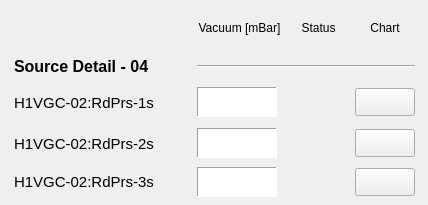
   <widget class="QWidget" name="scrollAreaWidgetContents_24">
    <property name="geometry">
     <rect>
      <x>0</x>
      <y>0</y>
      <width>428</width>
      <height>205</height>
     </rect>
    </property>
    <widget class="QWidget" name="layoutWidget_8">
     <property name="geometry">
      <rect>
       <x>9</x>
       <y>7</y>
       <width>411</width>
       <height>190</height>
      </rect>
     </property>
     <layout class="QGridLayout" name="gridLayout_8">
      <item row="0" column="1">
       <widget class="PyDMLabel" name="PyDMLabel_215">
        <property name="minimumSize">
         <size>
          <width>85</width>
          <height>30</height>
         </size>
        </property>
        <property name="maximumSize">
         <size>
          <width>150</width>
          <height>16777215</height>
         </size>
        </property>
        <property name="toolTip">
         <string/>
        </property>
        <property name="text">
         <string>Vacuum [mBar]</string>
        </property>
        <property name="alignment">
         <set>Qt::AlignCenter</set>
        </property>
       </widget>
      </item>
      <item row="0" column="2">
       <widget class="PyDMLabel" name="PyDMLabel_260">
        <property name="minimumSize">
         <size>
          <width>50</width>
          <height>30</height>
         </size>
        </property>
        <property name="toolTip">
         <string/>
        </property>
        <property name="text">
         <string>Status</string>
        </property>
        <property name="alignment">
         <set>Qt::AlignCenter</set>
        </property>
       </widget>
      </item>
      <item row="0" column="3">
       <widget class="PyDMLabel" name="PyDMLabel_261">
        <property name="minimumSize">
         <size>
          <width>60</width>
          <height>30</height>
         </size>
        </property>
        <property name="toolTip">
         <string/>
        </property>
        <property name="text">
         <string>Chart</string>
        </property>
        <property name="alignment">
         <set>Qt::AlignCenter</set>
        </property>
       </widget>
      </item>
      <item row="1" column="0">
       <widget class="PyDMLabel" name="PyDMLabel_262">
        <property name="minimumSize">
         <size>
          <width>172</width>
          <height>25</height>
         </size>
        </property>
        <property name="maximumSize">
         <size>
          <width>160</width>
          <height>16777215</height>
         </size>
        </property>
        <property name="font">
         <font>
          <pointsize>12</pointsize>
          <weight>75</weight>
          <bold>true</bold>
         </font>
        </property>
        <property name="toolTip">
         <string/>
        </property>
        <property name="text">
         <string>Source Detail - 04</string>
        </property>
       </widget>
      </item>
      <item row="1" column="1" colspan="3">
       <widget class="Line" name="line_23">
        <property name="sizeIncrement">
         <size>
          <width>0</width>
          <height>0</height>
         </size>
        </property>
        <property name="baseSize">
         <size>
          <width>0</width>
          <height>0</height>
         </size>
        </property>
        <property name="autoFillBackground">
         <bool>false</bool>
        </property>
        <property name="frameShadow">
         <enum>QFrame::Sunken</enum>
        </property>
        <property name="lineWidth">
         <number>1</number>
        </property>
        <property name="midLineWidth">
         <number>0</number>
        </property>
        <property name="orientation">
         <enum>Qt::Horizontal</enum>
        </property>
       </widget>
      </item>
      <item row="2" column="0">
       <widget class="PyDMLabel" name="PyDMLabel_167">
        <property name="minimumSize">
         <size>
          <width>172</width>
          <height>35</height>
         </size>
        </property>
        <property name="font">
         <font>
          <pointsize>11</pointsize>
         </font>
        </property>
        <property name="toolTip">
         <string/>
        </property>
        <property name="text">
         <string>H1VGC-02:RdPrs-1s</string>
        </property>
       </widget>
      </item>
      <item row="2" column="1">
       <widget class="PyDMLabel" name="PyDMLabel_263">
        <property name="enabled">
         <bool>true</bool>
        </property>
        <property name="minimumSize">
         <size>
          <width>80</width>
          <height>30</height>
         </size>
        </property>
        <property name="maximumSize">
         <size>
          <width>80</width>
          <height>30</height>
         </size>
        </property>
        <property name="toolTip">
         <string/>
        </property>
        <property name="accessibleDescription">
         <string/>
        </property>
        <property name="layoutDirection">
         <enum>Qt::LeftToRight</enum>
        </property>
        <property name="autoFillBackground">
         <bool>false</bool>
        </property>
        <property name="styleSheet">
         <string notr="true">background-color: qlineargradient(spread:pad, x1:0, y1:0, x2:1, y2:1, stop:0 rgba(255, 255, 255, 255), stop:1 rgba(255, 255, 255, 255));</string>
        </property>
        <property name="frameShape">
         <enum>QFrame::Panel</enum>
        </property>
        <property name="frameShadow">
         <enum>QFrame::Sunken</enum>
        </property>
        <property name="lineWidth">
         <number>1</number>
        </property>
        <property name="alignment">
         <set>Qt::AlignRight|Qt::AlignTrailing|Qt::AlignVCenter</set>
        </property>
        <property name="channel" stdset="0">
         <string>LA-VA:H1VGC-04:RdPrs-1s</string>
        </property>
        <property name="displayFormat" stdset="0">
         <enum>PyDMLabel::Decimal</enum>
        </property>
       </widget>
      </item>
      <item row="2" column="2">
       <widget class="QLed" name="ledvac07">
        <property name="enabled">
         <bool>true</bool>
        </property>
        <property name="sizePolicy">
         <sizepolicy hsizetype="Maximum" vsizetype="Maximum">
          <horstretch>0</horstretch>
          <verstretch>0</verstretch>
         </sizepolicy>
        </property>
        <property name="minimumSize">
         <size>
          <width>50</width>
          <height>35</height>
         </size>
        </property>
        <property name="maximumSize">
         <size>
          <width>51</width>
          <height>35</height>
         </size>
        </property>
        <property name="toolTip">
         <string/>
        </property>
        <property name="state">
         <bool>false</bool>
        </property>
        <property name="onColor">
         <color>
          <red>0</red>
          <green>140</green>
          <blue>0</blue>
         </color>
        </property>
        <property name="shape">
         <enum>QLed::Circle</enum>
        </property>
       </widget>
      </item>
      <item row="2" column="3">
       <widget class="PyDMPushButton" name="PyDMPushButton_83">
        <property name="minimumSize">
         <size>
          <width>60</width>
          <height>28</height>
         </size>
        </property>
        <property name="maximumSize">
         <size>
          <width>60</width>
          <height>28</height>
         </size>
        </property>
        <property name="toolTip">
         <string/>
        </property>
       </widget>
      </item>
      <item row="3" column="0">
       <widget class="PyDMLabel" name="PyDMLabel_264">
        <property name="minimumSize">
         <size>
          <width>172</width>
          <height>0</height>
         </size>
        </property>
        <property name="maximumSize">
         <size>
          <width>145</width>
          <height>16777215</height>
         </size>
        </property>
        <property name="font">
         <font>
          <pointsize>11</pointsize>
         </font>
        </property>
        <property name="toolTip">
         <string/>
        </property>
        <property name="text">
         <string>H1VGC-02:RdPrs-2s</string>
        </property>
       </widget>
      </item>
      <item row="3" column="1">
       <widget class="PyDMLabel" name="PyDMLabel_158">
        <property name="enabled">
         <bool>true</bool>
        </property>
        <property name="minimumSize">
         <size>
          <width>80</width>
          <height>30</height>
         </size>
        </property>
        <property name="maximumSize">
         <size>
          <width>80</width>
          <height>30</height>
         </size>
        </property>
        <property name="toolTip">
         <string/>
        </property>
        <property name="accessibleDescription">
         <string/>
        </property>
        <property name="layoutDirection">
         <enum>Qt::LeftToRight</enum>
        </property>
        <property name="autoFillBackground">
         <bool>false</bool>
        </property>
        <property name="styleSheet">
         <string notr="true">background-color: qlineargradient(spread:pad, x1:0, y1:0, x2:1, y2:1, stop:0 rgba(255, 255, 255, 255), stop:1 rgba(255, 255, 255, 255));</string>
        </property>
        <property name="frameShape">
         <enum>QFrame::Panel</enum>
        </property>
        <property name="frameShadow">
         <enum>QFrame::Sunken</enum>
        </property>
        <property name="lineWidth">
         <number>1</number>
        </property>
        <property name="alignment">
         <set>Qt::AlignRight|Qt::AlignTrailing|Qt::AlignVCenter</set>
        </property>
        <property name="channel" stdset="0">
         <string>LA-VA:H1VGC-04:RdPrs-2s</string>
        </property>
        <property name="displayFormat" stdset="0">
         <enum>PyDMLabel::Decimal</enum>
        </property>
       </widget>
      </item>
      <item row="3" column="2">
       <widget class="QLed" name="ledvac08">
        <property name="sizePolicy">
         <sizepolicy hsizetype="Maximum" vsizetype="Maximum">
          <horstretch>0</horstretch>
          <verstretch>0</verstretch>
         </sizepolicy>
        </property>
        <property name="minimumSize">
         <size>
          <width>50</width>
          <height>35</height>
         </size>
        </property>
        <property name="maximumSize">
         <size>
          <width>51</width>
          <height>35</height>
         </size>
        </property>
        <property name="toolTip">
         <string/>
        </property>
        <property name="state">
         <bool>false</bool>
        </property>
        <property name="onColor">
         <color>
          <red>0</red>
          <green>140</green>
          <blue>0</blue>
         </color>
        </property>
        <property name="shape">
         <enum>QLed::Circle</enum>
        </property>
       </widget>
      </item>
      <item row="3" column="3">
       <widget class="PyDMPushButton" name="PyDMPushButton_84">
        <property name="minimumSize">
         <size>
          <width>60</width>
          <height>28</height>
         </size>
        </property>
        <property name="maximumSize">
         <size>
          <width>60</width>
          <height>28</height>
         </size>
        </property>
        <property name="toolTip">
         <string/>
        </property>
       </widget>
      </item>
      <item row="4" column="0">
       <widget class="PyDMLabel" name="pv02raps01_26">
        <property name="minimumSize">
         <size>
          <width>172</width>
          <height>0</height>
         </size>
        </property>
        <property name="maximumSize">
         <size>
          <width>145</width>
          <height>16777215</height>
         </size>
        </property>
        <property name="font">
         <font>
          <pointsize>11</pointsize>
         </font>
        </property>
        <property name="toolTip">
         <string/>
        </property>
        <property name="text">
         <string>H1VGC-02:RdPrs-3s</string>
        </property>
       </widget>
      </item>
      <item row="4" column="1">
       <widget class="PyDMLabel" name="PyDMLabel_265">
        <property name="enabled">
         <bool>true</bool>
        </property>
        <property name="minimumSize">
         <size>
          <width>80</width>
          <height>30</height>
         </size>
        </property>
        <property name="maximumSize">
         <size>
          <width>80</width>
          <height>30</height>
         </size>
        </property>
        <property name="toolTip">
         <string/>
        </property>
        <property name="accessibleDescription">
         <string/>
        </property>
        <property name="layoutDirection">
         <enum>Qt::LeftToRight</enum>
        </property>
        <property name="autoFillBackground">
         <bool>false</bool>
        </property>
        <property name="styleSheet">
         <string notr="true">background-color: qlineargradient(spread:pad, x1:0, y1:0, x2:1, y2:1, stop:0 rgba(255, 255, 255, 255), stop:1 rgba(255, 255, 255, 255));</string>
        </property>
        <property name="frameShape">
         <enum>QFrame::Panel</enum>
        </property>
        <property name="frameShadow">
         <enum>QFrame::Sunken</enum>
        </property>
        <property name="lineWidth">
         <number>1</number>
        </property>
        <property name="alignment">
         <set>Qt::AlignRight|Qt::AlignTrailing|Qt::AlignVCenter</set>
        </property>
        <property name="channel" stdset="0">
         <string>LA-VA:H1VGC-04:RdPrs-3s</string>
        </property>
        <property name="displayFormat" stdset="0">
         <enum>PyDMLabel::Decimal</enum>
        </property>
       </widget>
      </item>
      <item row="4" column="3">
       <widget class="PyDMPushButton" name="PyDMPushButton_85">
        <property name="minimumSize">
         <size>
          <width>60</width>
          <height>28</height>
         </size>
        </property>
        <property name="maximumSize">
         <size>
          <width>60</width>
          <height>28</height>
         </size>
        </property>
        <property name="toolTip">
         <string/>
        </property>
       </widget>
      </item>
     </layout>
    </widget>
   </widget>
